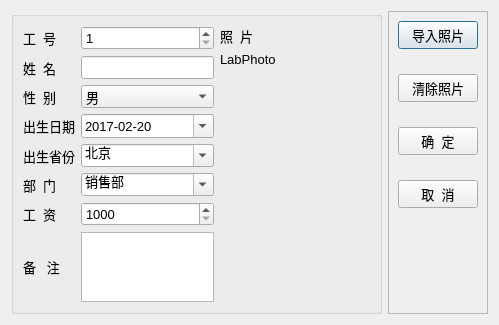
<?xml version="1.0" encoding="UTF-8"?>
<ui version="4.0">
 <class>QWDialogData</class>
 <widget class="QDialog" name="QWDialogData">
  <property name="geometry">
   <rect>
    <x>0</x>
    <y>0</y>
    <width>499</width>
    <height>322</height>
   </rect>
  </property>
  <property name="font">
   <font>
    <pointsize>10</pointsize>
   </font>
  </property>
  <property name="windowTitle">
   <string>编辑记录</string>
  </property>
  <layout class="QHBoxLayout" name="horizontalLayout_2">
   <item>
    <widget class="QGroupBox" name="groupBox_2">
     <property name="title">
      <string/>
     </property>
     <layout class="QHBoxLayout" name="horizontalLayout">
      <item>
       <layout class="QGridLayout" name="gridLayout">
        <item row="6" column="0">
         <widget class="QLabel" name="label_12">
          <property name="text">
           <string>工  资</string>
          </property>
          <property name="buddy">
           <cstring>spinSalary</cstring>
          </property>
         </widget>
        </item>
        <item row="1" column="1">
         <widget class="QLineEdit" name="editName"/>
        </item>
        <item row="4" column="0">
         <widget class="QLabel" name="label_7">
          <property name="text">
           <string>出生省份</string>
          </property>
          <property name="buddy">
           <cstring>comboProvince</cstring>
          </property>
         </widget>
        </item>
        <item row="2" column="1">
         <widget class="QComboBox" name="comboSex">
          <item>
           <property name="text">
            <string>男</string>
           </property>
          </item>
          <item>
           <property name="text">
            <string>女</string>
           </property>
          </item>
         </widget>
        </item>
        <item row="3" column="0">
         <widget class="QLabel" name="label_5">
          <property name="text">
           <string>出生日期</string>
          </property>
          <property name="buddy">
           <cstring>editBirth</cstring>
          </property>
         </widget>
        </item>
        <item row="3" column="1">
         <widget class="QDateEdit" name="editBirth">
          <property name="displayFormat">
           <string>yyyy-MM-dd</string>
          </property>
          <property name="calendarPopup">
           <bool>true</bool>
          </property>
          <property name="date">
           <date>
            <year>2017</year>
            <month>2</month>
            <day>20</day>
           </date>
          </property>
         </widget>
        </item>
        <item row="4" column="1">
         <widget class="QComboBox" name="comboProvince">
          <property name="editable">
           <bool>true</bool>
          </property>
          <property name="currentText">
           <string>北京</string>
          </property>
          <item>
           <property name="text">
            <string>北京</string>
           </property>
          </item>
          <item>
           <property name="text">
            <string>上海</string>
           </property>
          </item>
          <item>
           <property name="text">
            <string>天津</string>
           </property>
          </item>
          <item>
           <property name="text">
            <string>重庆</string>
           </property>
          </item>
          <item>
           <property name="text">
            <string>安徽</string>
           </property>
          </item>
          <item>
           <property name="text">
            <string>河北</string>
           </property>
          </item>
          <item>
           <property name="text">
            <string>河南</string>
           </property>
          </item>
          <item>
           <property name="text">
            <string>湖北</string>
           </property>
          </item>
          <item>
           <property name="text">
            <string>湖南</string>
           </property>
          </item>
          <item>
           <property name="text">
            <string>山西</string>
           </property>
          </item>
          <item>
           <property name="text">
            <string>山东</string>
           </property>
          </item>
          <item>
           <property name="text">
            <string>陕西</string>
           </property>
          </item>
          <item>
           <property name="text">
            <string>江苏</string>
           </property>
          </item>
          <item>
           <property name="text">
            <string>江西</string>
           </property>
          </item>
         </widget>
        </item>
        <item row="5" column="0">
         <widget class="QLabel" name="label_6">
          <property name="text">
           <string>部  门</string>
          </property>
          <property name="buddy">
           <cstring>comboDep</cstring>
          </property>
         </widget>
        </item>
        <item row="5" column="1">
         <widget class="QComboBox" name="comboDep">
          <property name="editable">
           <bool>true</bool>
          </property>
          <property name="currentText">
           <string>销售部</string>
          </property>
          <item>
           <property name="text">
            <string>销售部</string>
           </property>
          </item>
          <item>
           <property name="text">
            <string>技术部</string>
           </property>
          </item>
          <item>
           <property name="text">
            <string>生产部</string>
           </property>
          </item>
          <item>
           <property name="text">
            <string>行政部</string>
           </property>
          </item>
         </widget>
        </item>
        <item row="6" column="1">
         <widget class="QSpinBox" name="spinSalary">
          <property name="prefix">
           <string/>
          </property>
          <property name="minimum">
           <number>1000</number>
          </property>
          <property name="maximum">
           <number>50000</number>
          </property>
          <property name="singleStep">
           <number>100</number>
          </property>
          <property name="value">
           <number>1000</number>
          </property>
         </widget>
        </item>
        <item row="7" column="1">
         <widget class="QPlainTextEdit" name="editMemo">
          <property name="maximumSize">
           <size>
            <width>16777215</width>
            <height>16777215</height>
           </size>
          </property>
         </widget>
        </item>
        <item row="7" column="0">
         <widget class="QLabel" name="label_9">
          <property name="text">
           <string>备   注</string>
          </property>
          <property name="buddy">
           <cstring>editMemo</cstring>
          </property>
         </widget>
        </item>
        <item row="1" column="0">
         <widget class="QLabel" name="label_2">
          <property name="text">
           <string>姓  名</string>
          </property>
          <property name="buddy">
           <cstring>editName</cstring>
          </property>
         </widget>
        </item>
        <item row="0" column="1">
         <widget class="QSpinBox" name="spinEmpNo">
          <property name="minimum">
           <number>1</number>
          </property>
          <property name="maximum">
           <number>10000</number>
          </property>
         </widget>
        </item>
        <item row="0" column="0">
         <widget class="QLabel" name="label">
          <property name="text">
           <string>工  号</string>
          </property>
          <property name="buddy">
           <cstring>spinEmpNo</cstring>
          </property>
         </widget>
        </item>
        <item row="2" column="0">
         <widget class="QLabel" name="label_3">
          <property name="text">
           <string>性  别</string>
          </property>
          <property name="buddy">
           <cstring>comboSex</cstring>
          </property>
         </widget>
        </item>
       </layout>
      </item>
      <item>
       <layout class="QVBoxLayout" name="verticalLayout">
        <item>
         <widget class="QLabel" name="label_13">
          <property name="text">
           <string>照  片</string>
          </property>
         </widget>
        </item>
        <item>
         <widget class="QLabel" name="LabPhoto">
          <property name="minimumSize">
           <size>
            <width>150</width>
            <height>0</height>
           </size>
          </property>
          <property name="maximumSize">
           <size>
            <width>350</width>
            <height>16777215</height>
           </size>
          </property>
          <property name="text">
           <string>LabPhoto</string>
          </property>
         </widget>
        </item>
        <item>
         <spacer name="verticalSpacer">
          <property name="orientation">
           <enum>Qt::Vertical</enum>
          </property>
          <property name="sizeHint" stdset="0">
           <size>
            <width>20</width>
            <height>40</height>
           </size>
          </property>
         </spacer>
        </item>
       </layout>
      </item>
     </layout>
    </widget>
   </item>
   <item>
    <widget class="QFrame" name="frame">
     <property name="frameShape">
      <enum>QFrame::StyledPanel</enum>
     </property>
     <property name="frameShadow">
      <enum>QFrame::Raised</enum>
     </property>
     <layout class="QVBoxLayout" name="verticalLayout_2">
      <property name="spacing">
       <number>25</number>
      </property>
      <item>
       <widget class="QPushButton" name="btnSetPhoto">
        <property name="text">
         <string>导入照片</string>
        </property>
        <property name="icon">
         <iconset resource="res.qrc">
          <normaloff>:/icons/images/00.JPG</normaloff>:/icons/images/00.JPG</iconset>
        </property>
       </widget>
      </item>
      <item>
       <widget class="QPushButton" name="btnClearPhoto">
        <property name="text">
         <string>清除照片</string>
        </property>
        <property name="icon">
         <iconset resource="res.qrc">
          <normaloff>:/icons/images/103.bmp</normaloff>:/icons/images/103.bmp</iconset>
        </property>
       </widget>
      </item>
      <item>
       <widget class="QPushButton" name="btnOK">
        <property name="text">
         <string>确  定</string>
        </property>
        <property name="icon">
         <iconset resource="res.qrc">
          <normaloff>:/icons/images/322.bmp</normaloff>:/icons/images/322.bmp</iconset>
        </property>
       </widget>
      </item>
      <item>
       <widget class="QPushButton" name="btnClose">
        <property name="text">
         <string>取  消</string>
        </property>
        <property name="icon">
         <iconset resource="res.qrc">
          <normaloff>:/icons/images/324.bmp</normaloff>:/icons/images/324.bmp</iconset>
        </property>
       </widget>
      </item>
      <item>
       <spacer name="verticalSpacer_2">
        <property name="orientation">
         <enum>Qt::Vertical</enum>
        </property>
        <property name="sizeHint" stdset="0">
         <size>
          <width>20</width>
          <height>40</height>
         </size>
        </property>
       </spacer>
      </item>
     </layout>
    </widget>
   </item>
  </layout>
 </widget>
 <resources>
  <include location="res.qrc"/>
 </resources>
 <connections>
  <connection>
   <sender>btnClose</sender>
   <signal>clicked()</signal>
   <receiver>QWDialogData</receiver>
   <slot>reject()</slot>
   <hints>
    <hint type="sourcelabel">
     <x>530</x>
     <y>230</y>
    </hint>
    <hint type="destinationlabel">
     <x>294</x>
     <y>205</y>
    </hint>
   </hints>
  </connection>
  <connection>
   <sender>btnOK</sender>
   <signal>clicked()</signal>
   <receiver>QWDialogData</receiver>
   <slot>accept()</slot>
   <hints>
    <hint type="sourcelabel">
     <x>530</x>
     <y>173</y>
    </hint>
    <hint type="destinationlabel">
     <x>294</x>
     <y>205</y>
    </hint>
   </hints>
  </connection>
 </connections>
</ui>
